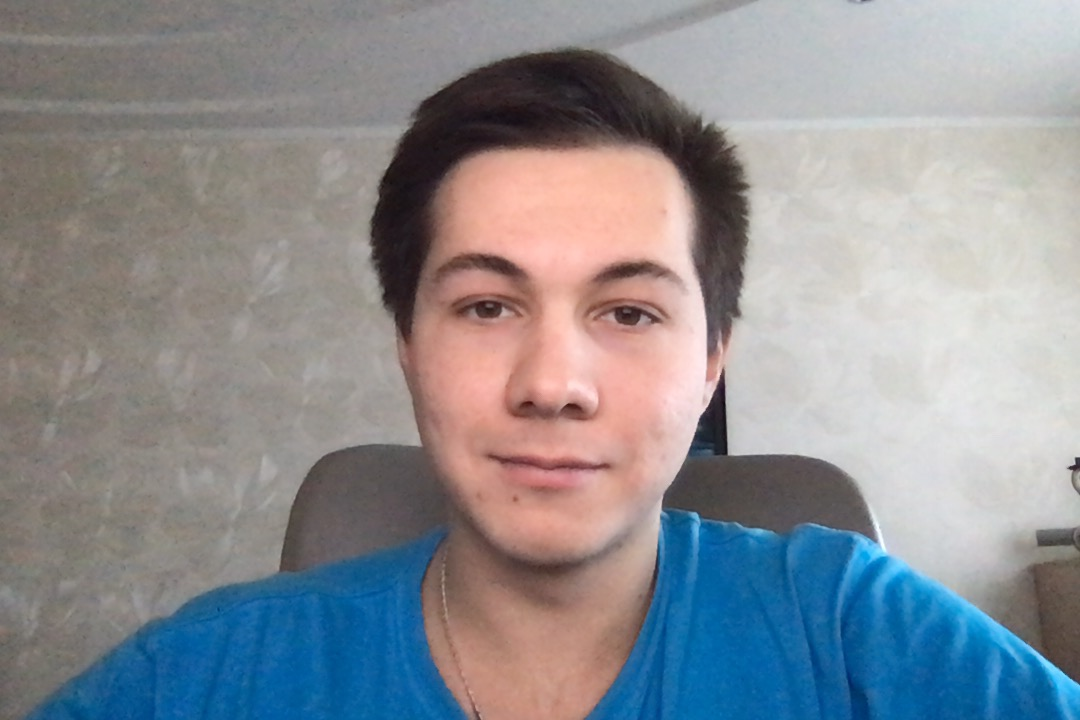
#> input picture scripts/maxim.jpg, 1080 x 720 px
$ python mask.py
#> lines starting #> are read from the running program, lines starting #| are printed output that depends on the picture; after the words box and inside, x2 and y2 are one past the last pixel; in counts of white or black regions, pixels touching at a corner belong together
import cv2
import numpy as np

# [25 lines of commented-out code are left out]


img = cv2.imread('maxim.jpg')
#> img is the input picture: shape (720, 1080, 3); mean B, G, R 146.4, 141.6, 139.7

height, width, depth = img.shape
#> height = 720; width = 1080; depth = 3
circle_mask = np.zeros((height, width), np.uint8) # mask init
cv2.circle(circle_mask, (round(width / 2), round(height / 2)), 100, 1, thickness = -1) # black mask with white circle
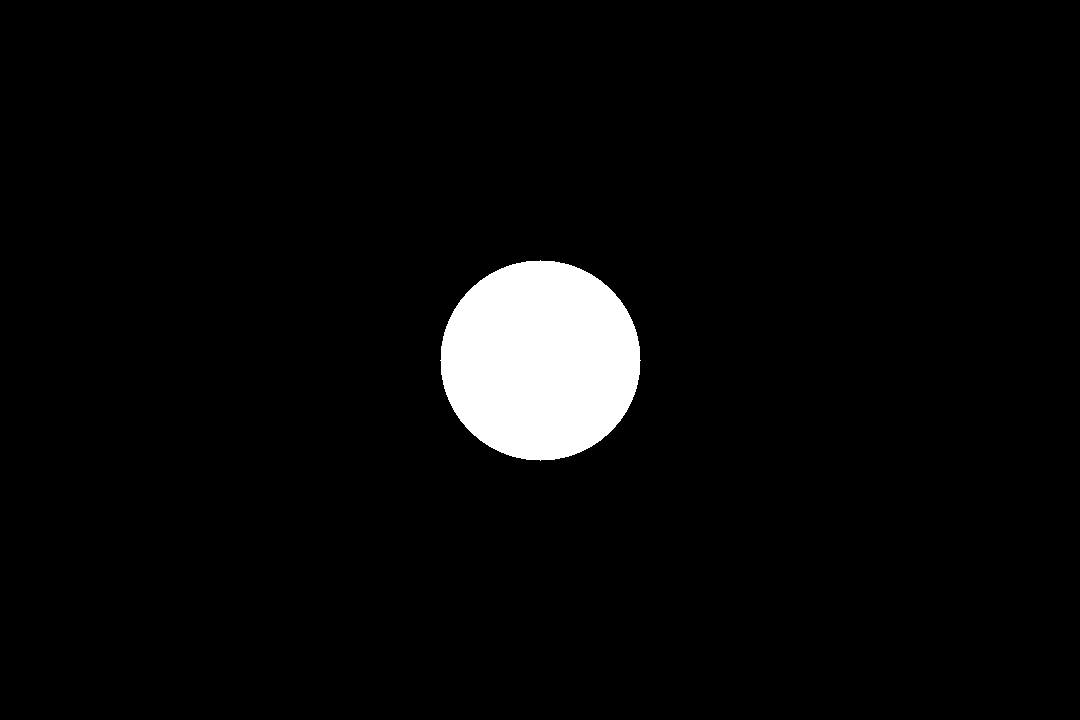
#> circle_mask: shape (720, 1080); values 0 (black) and 1 (white), 4% white; 1 white region, box (x1, y1, x2, y2) and area: (440, 260, 641, 461) 31417
# circle_mask = cv2.bitwise_not(circle_mask) # white mask with black circle

bgdModel = np.zeros((1,65),np.float64)
fgdModel = np.zeros((1,65),np.float64)

width, height = img.shape[:2]
#> width = 720; height = 1080
rect = (300, 0, width, height)
#> rect = (300, 0, 720, 1080)

cv2.grabCut(img, circle_mask, rect, bgdModel, fgdModel, 5, cv2.GC_INIT_WITH_RECT)

mask2 = np.where((circle_mask==2)|(circle_mask==0), 0, 1).astype('uint8')

image = img * mask2[:,:,np.newaxis]
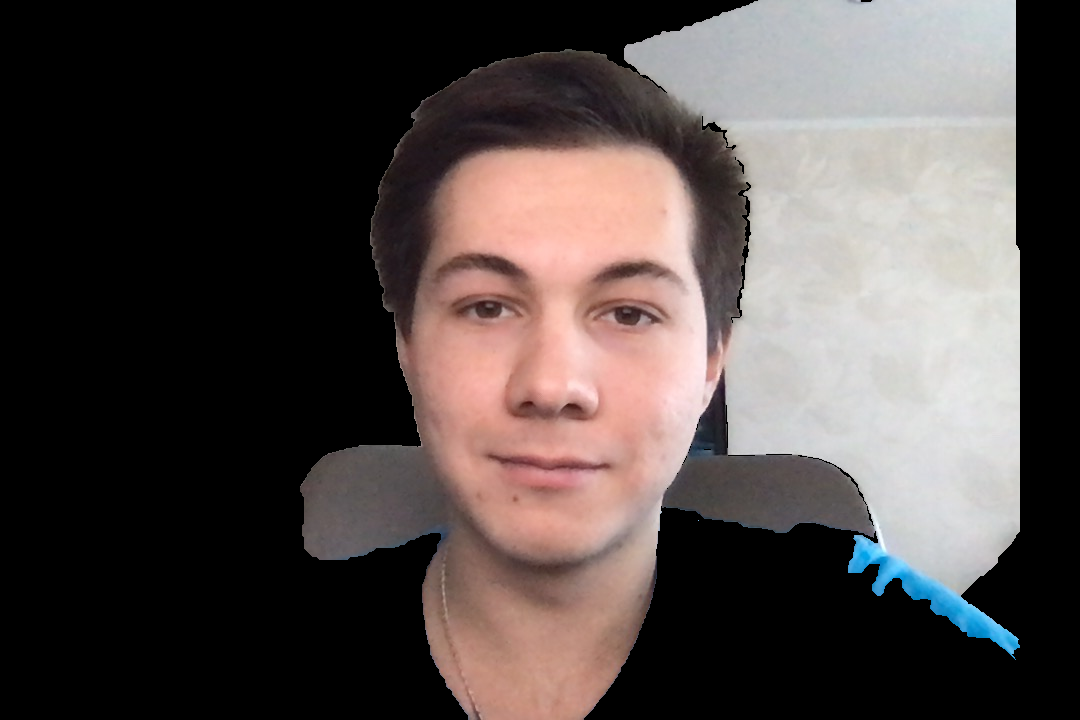
#> image: shape (720, 1080, 3); mean B, G, R 72.1, 73.9, 82.5

cv2.imwrite('masked.jpg', image)

$ run again, with scripts/crop-image.jpg copied over scripts/maxim.jpg
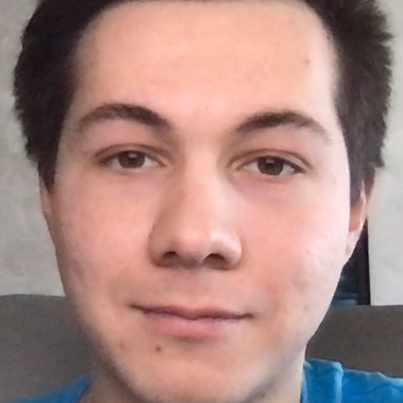
#> input picture scripts/crop-image.jpg, 403 x 403 px
#> img is the input picture: shape (403, 403, 3); mean B, G, R 129.6, 135.6, 169.2
#> `cv2.circle(circle_mask, (round(width / 2), round(height / 2)), 100, 1,..`:
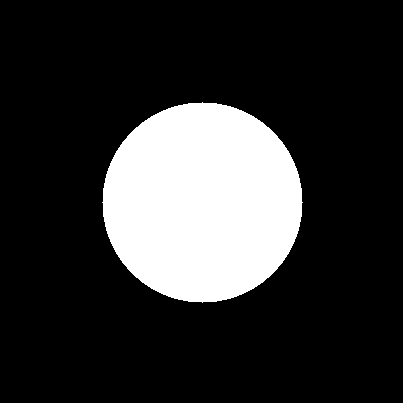
#> circle_mask: shape (403, 403); values 0 (black) and 1 (white), 19.3% white; 1 white region, box (x1, y1, x2, y2) and area: (102, 102, 303, 303) 31417
#> `image = img * mask2[:,:,np.newaxis]`:
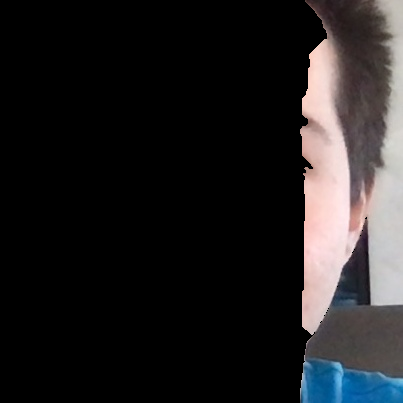
#> image: shape (403, 403, 3); mean B, G, R 32.6, 31.8, 33.3
